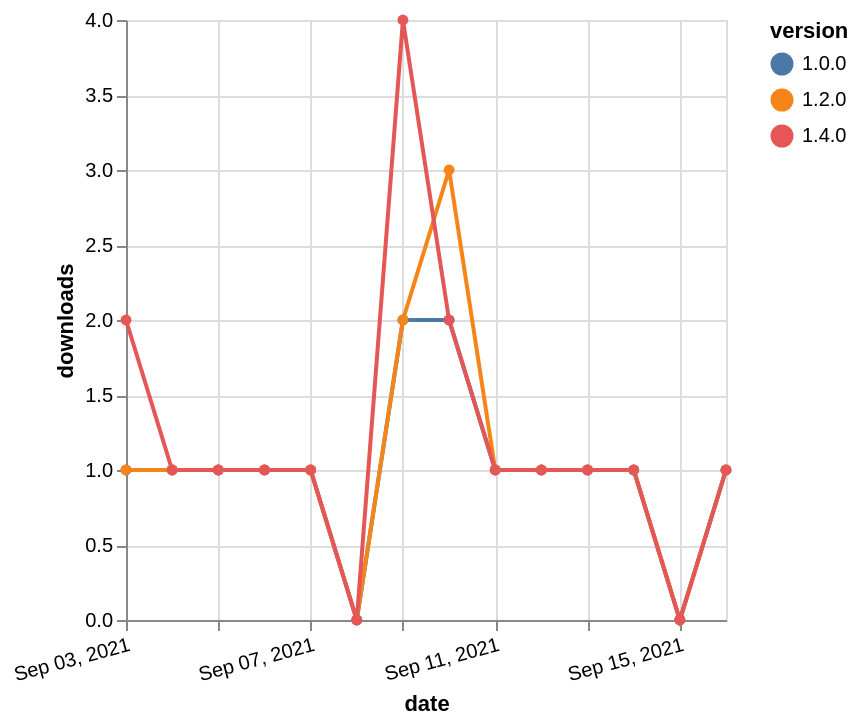

Source (Vega-Lite JSON):
### Vega-Lite specification from a JSON file in a GitHub repository (floating-point values rounded to 4 significant figures)
{"$schema": "https://vega.github.io/schema/vega-lite/v5.json", "description": "A simple bar chart with embedded data.", "data": {"values": [{"date": "2021-09-03", "total": 171, "delta": 1, "version": "1.0.0"}, {"date": "2021-09-04", "total": 172, "delta": 1, "version": "1.0.0"}, {"date": "2021-09-05", "total": 173, "delta": 1, "version": "1.0.0"}, {"date": "2021-09-06", "total": 174, "delta": 1, "version": "1.0.0"}, {"date": "2021-09-07", "total": 175, "delta": 1, "version": "1.0.0"}, {"date": "2021-09-08", "total": 175, "delta": 0, "version": "1.0.0"}, {"date": "2021-09-09", "total": 177, "delta": 2, "version": "1.0.0"}, {"date": "2021-09-10", "total": 179, "delta": 2, "version": "1.0.0"}, {"date": "2021-09-11", "total": 180, "delta": 1, "version": "1.0.0"}, {"date": "2021-09-12", "total": 181, "delta": 1, "version": "1.0.0"}, {"date": "2021-09-13", "total": 182, "delta": 1, "version": "1.0.0"}, {"date": "2021-09-14", "total": 183, "delta": 1, "version": "1.0.0"}, {"date": "2021-09-15", "total": 183, "delta": 0, "version": "1.0.0"}, {"date": "2021-09-16", "total": 184, "delta": 1, "version": "1.0.0"}, {"date": "2021-09-03", "total": 196, "delta": 1, "version": "1.2.0"}, {"date": "2021-09-04", "total": 197, "delta": 1, "version": "1.2.0"}, {"date": "2021-09-05", "total": 198, "delta": 1, "version": "1.2.0"}, {"date": "2021-09-06", "total": 199, "delta": 1, "version": "1.2.0"}, {"date": "2021-09-07", "total": 200, "delta": 1, "version": "1.2.0"}, {"date": "2021-09-08", "total": 200, "delta": 0, "version": "1.2.0"}, {"date": "2021-09-09", "total": 202, "delta": 2, "version": "1.2.0"}, {"date": "2021-09-10", "total": 205, "delta": 3, "version": "1.2.0"}, {"date": "2021-09-11", "total": 206, "delta": 1, "version": "1.2.0"}, {"date": "2021-09-12", "total": 207, "delta": 1, "version": "1.2.0"}, {"date": "2021-09-13", "total": 208, "delta": 1, "version": "1.2.0"}, {"date": "2021-09-14", "total": 209, "delta": 1, "version": "1.2.0"}, {"date": "2021-09-15", "total": 209, "delta": 0, "version": "1.2.0"}, {"date": "2021-09-16", "total": 210, "delta": 1, "version": "1.2.0"}, {"date": "2021-09-03", "total": 131, "delta": 2, "version": "1.4.0"}, {"date": "2021-09-04", "total": 132, "delta": 1, "version": "1.4.0"}, {"date": "2021-09-05", "total": 133, "delta": 1, "version": "1.4.0"}, {"date": "2021-09-06", "total": 134, "delta": 1, "version": "1.4.0"}, {"date": "2021-09-07", "total": 135, "delta": 1, "version": "1.4.0"}, {"date": "2021-09-08", "total": 135, "delta": 0, "version": "1.4.0"}, {"date": "2021-09-09", "total": 139, "delta": 4, "version": "1.4.0"}, {"date": "2021-09-10", "total": 141, "delta": 2, "version": "1.4.0"}, {"date": "2021-09-11", "total": 142, "delta": 1, "version": "1.4.0"}, {"date": "2021-09-12", "total": 143, "delta": 1, "version": "1.4.0"}, {"date": "2021-09-13", "total": 144, "delta": 1, "version": "1.4.0"}, {"date": "2021-09-14", "total": 145, "delta": 1, "version": "1.4.0"}, {"date": "2021-09-15", "total": 145, "delta": 0, "version": "1.4.0"}, {"date": "2021-09-16", "total": 146, "delta": 1, "version": "1.4.0"}]}, "width": "container", "mark": {"type": "line", "point": {"filled": true}}, "encoding": {"x": {"field": "date", "type": "temporal", "timeUnit": "yearmonthdate", "title": "date", "axis": {"labelAngle": -15}}, "y": {"field": "delta", "type": "quantitative", "title": "downloads"}, "color": {"field": "version", "type": "nominal"}, "tooltip": {"field": "delta"}}}
